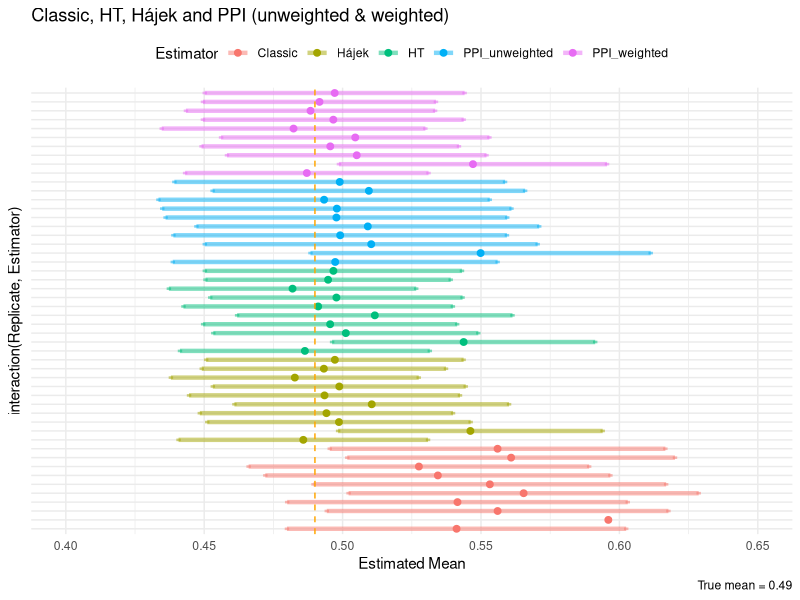

Reproduce this figure in R. (Note: this script raises an error after producing the figure.)
rm(list = ls())

plotTheme <- function() {
  theme(
    plot.title = element_text(size = 14, family = "sans", face = "plain", hjust = 0),
    plot.subtitle=element_text(size = 11, family = "sans", hjust = 0),
    plot.caption=element_text(size = 10, family = "sans", face = "italic", hjust = 0), 
    axis.title.x = element_text(size = 10, family = "sans", face = "plain", hjust = 1, vjust = -0.5),
    axis.title.y = element_text(size = 10, family = "sans", face = "plain", hjust = 1, vjust = 1),
    axis.text = element_text(size = 10, family = "sans", face = "plain"),
    panel.background = element_blank(),
    panel.grid.minor = element_line(colour = "gray"),
    panel.grid.major = element_line(colour = "gray"),
    axis.ticks = element_blank(),
    legend.title = element_text(size = 10, family = "sans"),
    legend.text = element_text(size = 9, family = "sans"),
    axis.line = element_blank()
  )
}

library(ggplot2)
library(dplyr)

## Function to compute estimates and CIs (CORRECTED VARIANCES)
one_run <- function(Y_true, R, xi, Yhat, alpha = 0.05, bayes_alpha = 1) {
  N <- length(Y_true)
  n_labeled <- sum(R)
  z <- qnorm(1 - alpha/2)
  
  ## Classic (naïve)
  classic <- mean(Y_true[R == 1])
  se_classic <- sqrt(var(Y_true[R == 1]) / n_labeled)
  
  ## HT (CORRECTED - Equation 2.10)
  ht <- mean(R * Y_true / xi)
  var_ht <- (1/N^2) * sum(R * (1 - xi) / xi^2 * (Y_true - ht)^2)
  se_ht <- sqrt(var_ht)
  
  ## Hájek (CORRECTED - Equation 2.12)
  w <- R / xi
  w_sum <- sum(w)
  hajek <- sum(w * Y_true) / w_sum
  var_hajek <- sum((1 - xi) / xi^2 * R * (Y_true - hajek)^2) / (w_sum^2)
  se_hajek <- sqrt(var_hajek)
  
  ## PPI unweighted rectifier (Science paper simple formula)
  delta_unw <- mean(Yhat[R == 1] - Y_true[R == 1])
  ppi_unw <- mean(Yhat) - delta_unw
  s2_bias_unw <- mean(((Yhat[R == 1] - Y_true[R == 1]) - delta_unw)^2)
  s2_yhat <- mean((Yhat - mean(Yhat))^2)
  se_ppi_unw <- sqrt(s2_bias_unw / n_labeled + s2_yhat / N)
  
  ## PPI weighted rectifier (Hájek-style) (CORRECTED)
  w_lab <- (R / xi)[R == 1]
  xi_lab <- xi[R == 1]
  e_lab <- (Yhat - Y_true)[R == 1]
  delta_w <- sum(w_lab * e_lab) / sum(w_lab)
  ppi_w <- mean(Yhat) - delta_w
  
  # Variance using linearization (Equation 2.12)
  var_delta_w <- sum((1 - xi_lab) / xi_lab^2 * (e_lab - delta_w)^2) / (sum(w_lab))^2
  se_ppi_w <- sqrt(var_delta_w + s2_yhat / N)
  
  ## Bayes (Beta-Binomial)
  successes <- sum(Y_true[R == 1])
  failures <- n_labeled - successes
  bayes_est <- (successes + bayes_alpha) / (n_labeled + 2 * bayes_alpha)
  bayes_ci <- qbeta(c(alpha/2, 1 - alpha/2),
                    bayes_alpha + successes,
                    bayes_alpha + failures)
  
  tibble(
    Estimator = c("Classic", "HT", "Hájek", "PPI_unweighted", "PPI_weighted", "Bayes"),
    Estimate = c(classic, ht, hajek, ppi_unw, ppi_w, bayes_est),
    CI_lower = c(classic - z * se_classic,
                 ht - z * se_ht,
                 hajek - z * se_hajek,
                 ppi_unw - z * se_ppi_unw,
                 ppi_w - z * se_ppi_w,
                 bayes_ci[1]),
    CI_upper = c(classic + z * se_classic,
                 ht + z * se_ht,
                 hajek + z * se_hajek,
                 ppi_unw + z * se_ppi_unw,
                 ppi_w + z * se_ppi_w,
                 bayes_ci[2])
  )
}

## ---- Fixed super-population ----
set.seed(123)
N <- 500
X_pop <- rnorm(N)
Y_true_pop <- rbinom(N, 1, plogis(X_pop))
true_mean_global <- mean(Y_true_pop)

n_reps <- 200   # 200 replicates as mentioned in paper

results <- lapply(1:n_reps, function(rep) {
  xi_true <- plogis(0.5*X_pop)  # true inclusion probs for simulation
  R <- rbinom(N, 1, xi_true)  # sample using xi_true
  Yhat <- plogis(X_pop + rnorm(N, 0, 0.5))
  
  # --- Estimate xi empirically via logistic regression ---
  xi_hat <- fitted(glm(R ~ X_pop, family = binomial))
  
  one_run(Y_true_pop, R, xi_hat, Yhat) %>%
    mutate(Replicate = rep,
           TrueMean = true_mean_global)
}) %>% bind_rows()

## ---- Summary table ----
summary_stats <- results %>%
  group_by(Estimator) %>%
  summarise(
    Mean_Estimate = mean(Estimate),
    Bias = mean(Estimate) - true_mean_global,
    Mean_Width = mean(CI_upper - CI_lower),
    Coverage = mean(CI_lower <= true_mean_global & CI_upper >= true_mean_global),
    .groups = "drop"
  )

print(summary_stats)

## ---- Plot horizontal CIs for first 10 reps ----
## ---- Plot horizontal CIs for first 10 reps ----
plot_data <- results %>% filter(Replicate <= 10) %>% filter(Estimator != "Bayes")

(ci_plot <- ggplot(plot_data, aes(y = interaction(Replicate, Estimator),
                                  xmin = CI_lower, xmax = CI_upper,
                                  color = Estimator)) +
    geom_errorbarh(height = 0.3, size = 1.5, alpha = 0.5) +
    geom_point(aes(x = Estimate), size = 2) +
    geom_vline(xintercept = true_mean_global, linetype = "dashed", color = "orange") +
    scale_x_continuous(limits = c(0.40, 0.65)) +  # Match original range
    labs(x = "Estimated Mean",
         title = "Classic, HT, Hájek and PPI (unweighted & weighted)",  # Add title back
         caption = paste("True mean =", round(true_mean_global, 4))) +
    theme_minimal() +
    theme(legend.position = "top",
          axis.text.y = element_blank(),
          axis.ticks.y = element_blank()))


ggsave("art/ci_plot_estimated_v2.pdf", ci_plot, width = 6, height = 6)

## ---- Width comparison plot ----
(width_plot <- ggplot(summary_stats %>% filter(Estimator != "Bayes"), 
                      aes(x = Estimator, y = Mean_Width, fill = Estimator)) +
   geom_col() +
   labs(y = "Mean CI Width", x = NULL,
        title = "Average 95% CI Width Comparison") +
   theme_minimal() +
   theme(legend.position = "none"))

ggsave("art/width_comparison_plot.pdf", width_plot, width = 10, height = 6)
